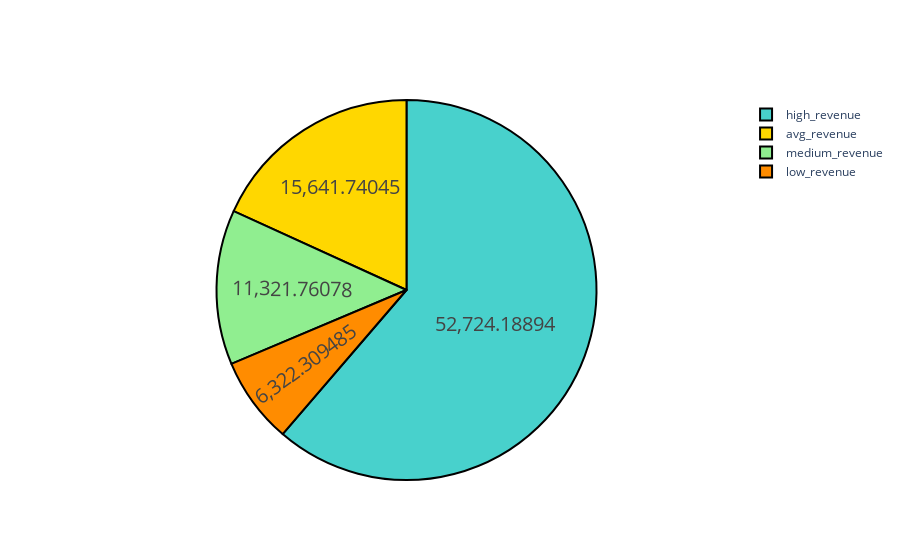
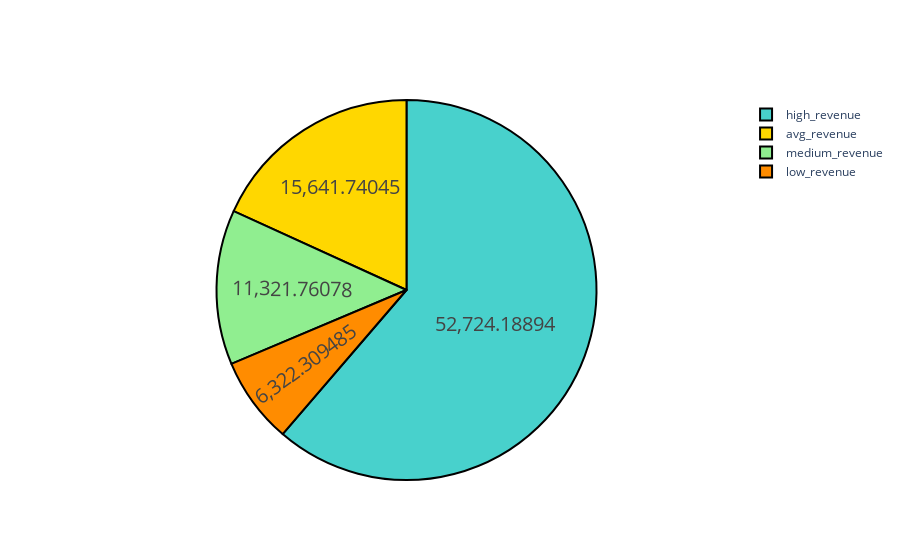

Notebook cell for these charts, in order:
### Code cell
import plotly.graph_objects as go
colors = ['gold', 'mediumturquoise', 'darkorange', 'lightgreen']

fig = go.Figure(data=[go.Pie(labels=over['Clusters'],
                             values=over['Average'])])
fig.update_traces(hoverinfo='label+percent', textinfo='value', textfont_size=20,
                  marker=dict(colors=colors, line=dict(color='#000000', width=2)))
fig.show()
# fig.write_image("fig1.w

### Figure 1 — Plotly figure (JSON) as saved in the notebook; plotly's stock layout.template omitted (floating-point values rounded to 4 significant figures)
{"data": [{"hoverinfo": "label+percent", "labels": ["avg_revenue", "high_revenue", "low_revenue", "medium_revenue"], "marker": {"colors": ["gold", "mediumturquoise", "darkorange", "lightgreen"], "line": {"color": "#000000", "width": 2}}, "textfont": {"size": 20}, "textinfo": "value", "type": "pie", "values": [15640.0, 52720.0, 6322.0, 11320.0]}], "layout": {}}

### Figure 2 — Plotly figure (JSON) as saved in the notebook; plotly's stock layout.template omitted (floating-point values rounded to 4 significant figures)
{"data": [{"hoverinfo": "label+percent", "labels": ["avg_revenue", "high_revenue", "low_revenue", "medium_revenue"], "marker": {"colors": ["gold", "mediumturquoise", "darkorange", "lightgreen"], "line": {"color": "#000000", "width": 2}}, "textfont": {"size": 20}, "textinfo": "value", "type": "pie", "values": [15640.0, 52720.0, 6322.0, 11320.0]}], "layout": {}}
